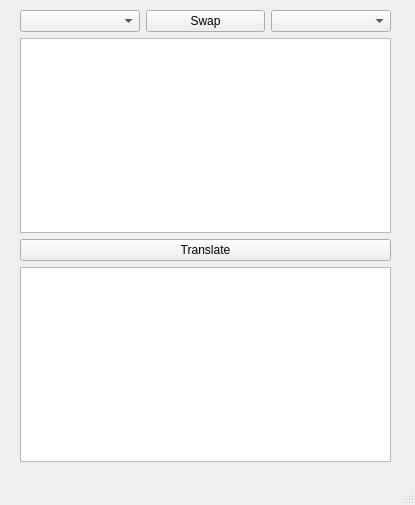
<?xml version="1.0" encoding="UTF-8"?>
<ui version="4.0">
 <class>MainWindow</class>
 <widget class="QMainWindow" name="MainWindow">
  <property name="geometry">
   <rect>
    <x>0</x>
    <y>0</y>
    <width>415</width>
    <height>505</height>
   </rect>
  </property>
  <property name="windowTitle">
   <string>MainWindow</string>
  </property>
  <widget class="QWidget" name="centralwidget">
   <widget class="QWidget" name="">
    <property name="geometry">
     <rect>
      <x>20</x>
      <y>10</y>
      <width>371</width>
      <height>452</height>
     </rect>
    </property>
    <layout class="QVBoxLayout" name="verticalLayout">
     <item>
      <layout class="QHBoxLayout" name="horizontalLayout">
       <item>
        <widget class="QComboBox" name="langFrom"/>
       </item>
       <item>
        <widget class="QPushButton" name="btnSwap">
         <property name="text">
          <string>Swap</string>
         </property>
        </widget>
       </item>
       <item>
        <widget class="QComboBox" name="langTo"/>
       </item>
      </layout>
     </item>
     <item>
      <widget class="QTextEdit" name="txtFrom"/>
     </item>
     <item>
      <widget class="QPushButton" name="btnTranslate">
       <property name="text">
        <string>Translate</string>
       </property>
      </widget>
     </item>
     <item>
      <widget class="QTextEdit" name="txtTo"/>
     </item>
    </layout>
   </widget>
  </widget>
  <widget class="QMenuBar" name="menubar">
   <property name="geometry">
    <rect>
     <x>0</x>
     <y>0</y>
     <width>415</width>
     <height>21</height>
    </rect>
   </property>
  </widget>
  <widget class="QStatusBar" name="statusbar"/>
 </widget>
 <resources/>
 <connections/>
</ui>
